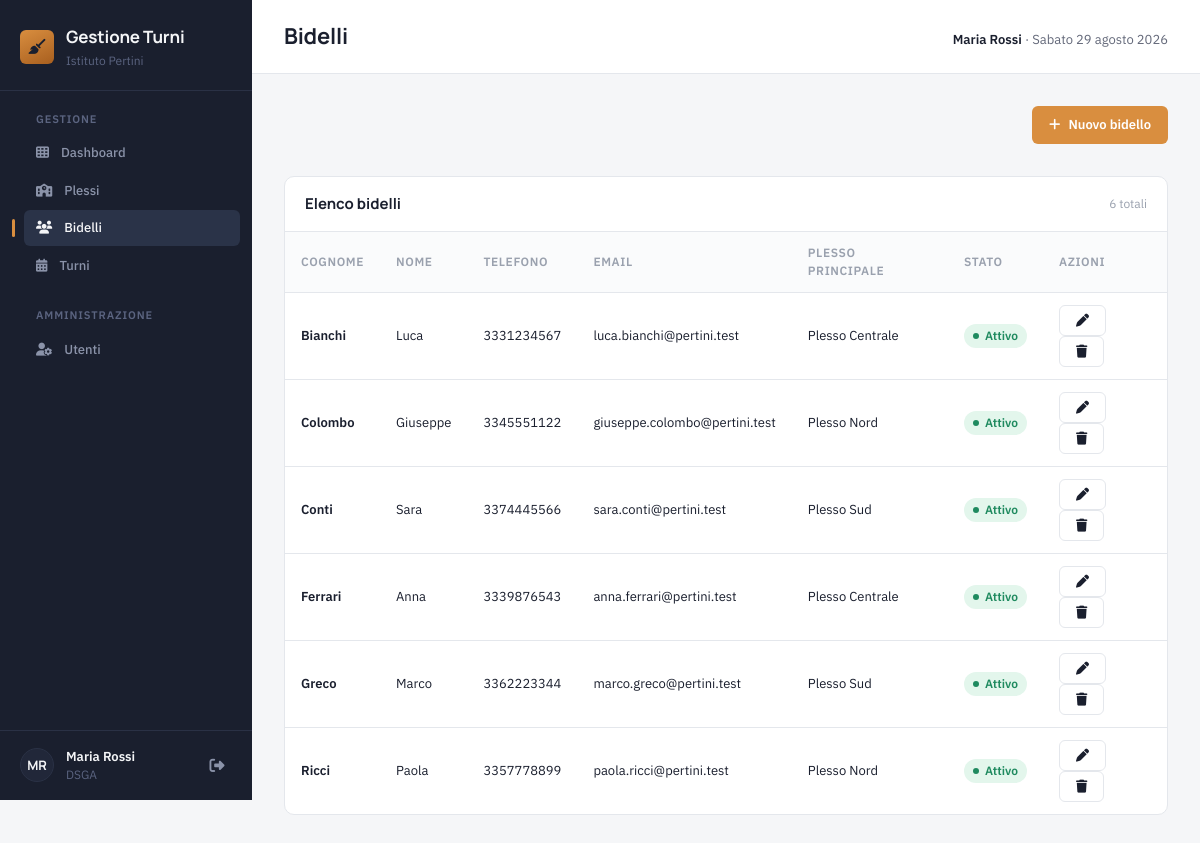
The app's page /bidelli.php (signed in) with its own data.
### tables this page shows
CREATE TABLE bidelli (
    id INT AUTO_INCREMENT PRIMARY KEY,
    nome VARCHAR(100) NOT NULL,
    cognome VARCHAR(100) NOT NULL,
    telefono VARCHAR(30),
    email VARCHAR(150),
    plesso_principale_id INT NULL,
    ore_settimanali INT NOT NULL DEFAULT 36,
    ore_straordinario_max INT NOT NULL DEFAULT 0,
    note TEXT,
    attivo TINYINT(1) NOT NULL DEFAULT 1,
    FOREIGN KEY (plesso_principale_id) REFERENCES plessi(id) ON DELETE SET NULL
);

CREATE TABLE plessi (
    id INT AUTO_INCREMENT PRIMARY KEY,
    nome VARCHAR(150) NOT NULL,
    indirizzo VARCHAR(255),
    note TEXT,
    min_bidelli_mattina INT NOT NULL DEFAULT 1,
    min_bidelli_pomeriggio INT NOT NULL DEFAULT 1,
    orario_mattina_inizio TIME,
    orario_mattina_fine TIME,
    orario_pomeriggio_inizio TIME,
    orario_pomeriggio_fine TIME,
    attivo TINYINT(1) NOT NULL DEFAULT 1
);

### includes/auth.php (called while the page is built, shortened)
<?php
function isLoggato(): bool
{
    return isset($_SESSION['utente_id']);
}
function isDsga(): bool
{
    return isLoggato() && $_SESSION['ruolo'] === 'dsga';
}

### public/bidelli.php (the view, shortened to what this page needs)
<?php
require_once __DIR__ . '/../includes/auth.php';
$pdo = getConnessione();
$bidelli = $pdo->query(
    'SELECT b.id, b.nome, b.cognome, b.telefono, b.email, b.attivo, p.nome AS plesso_nome
     FROM bidelli b
     LEFT JOIN plessi p ON p.id = b.plesso_principale_id
     ORDER BY b.cognome, b.nome'
)->fetchAll();
$paginaTitolo = 'Bidelli';
$paginaAttiva = 'bidelli';
require __DIR__ . '/../includes/header.php';
?>
<?php if (isDsga()): ?>
    <div class="page-actions">
        <a class="btn btn--primary" href="bidello-form.php">
            <i class="fa-solid fa-plus"></i> Nuovo bidello
        </a>
    </div>
<?php endif; ?>
<div class="panel">
    <div class="panel__header">
        <div class="panel__title">Elenco bidelli</div>
        <div class="panel__sub"><?= count($bidelli) ?> totali</div>
    </div>
    <div style="overflow-x:auto;">
        <table class="table">
            <thead>
                <tr>
                    <th>Cognome</th>
                    <th>Nome</th>
                    <th>Telefono</th>
                    <th>Email</th>
                    <th>Plesso principale</th>
                    <th>Stato</th>
                    <?php if (isDsga()): ?><th>Azioni</th><?php endif; ?>
                </tr>
            </thead>
            <tbody>
                <?php foreach ($bidelli as $bidello): ?>
                    <tr>
                        <td><?= htmlspecialchars($bidello['cognome']) ?></td>
                        <td><?= htmlspecialchars($bidello['nome']) ?></td>
                        <td><?= htmlspecialchars($bidello['telefono'] ?? '—') ?></td>
                        <td><?= htmlspecialchars($bidello['email'] ?? '—') ?></td>
                        <td><?= htmlspecialchars($bidello['plesso_nome'] ?? '—') ?></td>
                        <td>
                            <?php if ((int) $bidello['attivo'] === 1): ?>
                                <span class="badge badge--ok">Attivo</span>
                            <?php else: ?>
                                <span class="badge badge--neutral">Non attivo</span>
                            <?php endif; ?>
                        </td>
                        <?php if (isDsga()): ?>
                            <td>
                                <a class="btn btn--secondary" href="bidello-form.php?id=<?= (int) $bidello['id'] ?>">
                                    <i class="fa-solid fa-pen"></i>
                                </a>
                                <form class="inline-form" method="post" action="bidelli.php" onsubmit="return confirm('Eliminare ' + <?= htmlspecialchars(json_encode($bidello['nome'] . ' ' . $bidello['cognome']), ENT_QUOTES) ?> + '? Operazione non reversibile.');">
                                    <button type="submit" class="btn btn--secondary" title="Elimina">
                                        <i class="fa-solid fa-trash"></i>
                                    </button>
                                </form>
                            </td>
                        <?php endif; ?>
                    </tr>
                <?php endforeach; ?>
            </tbody>
        </table>
    </div>
</div>
<?php require __DIR__ . '/../includes/footer.php'; ?>

### includes/header.php (shortened to what this page needs)
<?php
$paginaTitolo = $paginaTitolo ?? 'Gestione Turni';
$paginaAttiva = $paginaAttiva ?? '';
$giorniItaliani = ['Domenica', 'Lunedì', 'Martedì', 'Mercoledì', 'Giovedì', 'Venerdì', 'Sabato'];
$mesiItaliani = ['', 'gennaio', 'febbraio', 'marzo', 'aprile', 'maggio', 'giugno', 'luglio', 'agosto', 'settembre', 'ottobre', 'novembre', 'dicembre'];
$oggi = new DateTime();
$dataOggiFormattata = $giorniItaliani[(int) $oggi->format('w')] . ' ' . $oggi->format('j') . ' ' . $mesiItaliani[(int) $oggi->format('n')] . ' ' . $oggi->format('Y');
$iniziali = strtoupper(mb_substr($_SESSION['nome'] ?? '?', 0, 1) . mb_substr($_SESSION['cognome'] ?? '', 0, 1));
?>
<!DOCTYPE html>
<html lang="it">
<head>
    <link rel="stylesheet" href="https://cdnjs.cloudflare.com/ajax/libs/font-awesome/6.5.2/css/all.min.css">
    <link rel="stylesheet" href="assets/css/variables.css">
    <link rel="stylesheet" href="assets/css/style.css">
    <link rel="stylesheet" href="assets/css/layout.css">
    <link rel="stylesheet" href="assets/css/components.css">
</head>
<body>
<div class="app">
    <aside class="sidebar">
        <div class="sidebar__brand">
            <div class="sidebar__brand-mark">
                <i class="fa-solid fa-broom" style="color:#1a1f2e;"></i>
            </div>
            <div class="sidebar__brand-text">
                <div class="sidebar__brand-title">Gestione Turni</div>
                <div class="sidebar__brand-sub">Istituto Pertini</div>
            </div>
        </div>
        <nav class="sidebar__nav">
            <div class="nav-section">
                <div class="nav-section__label">Gestione</div>
                <a class="nav-item <?= $paginaAttiva === 'dashboard' ? 'is-active' : '' ?>" href="index.php">
                    <i class="fa-solid fa-table-cells"></i> Dashboard
                </a>
                <a class="nav-item <?= $paginaAttiva === 'plessi' ? 'is-active' : '' ?>" href="plessi.php">
                    <i class="fa-solid fa-school"></i> Plessi
                </a>
                <a class="nav-item <?= $paginaAttiva === 'bidelli' ? 'is-active' : '' ?>" href="bidelli.php">
                    <i class="fa-solid fa-users"></i> Bidelli
                </a>
                <a class="nav-item <?= $paginaAttiva === 'turni' ? 'is-active' : '' ?>" href="turni.php">
                    <i class="fa-solid fa-calendar-days"></i> Turni
                </a>
            </div>
            <?php if (isDsga()): ?>
            <div class="nav-section">
                <div class="nav-section__label">Amministrazione</div>
                <a class="nav-item <?= $paginaAttiva === 'utenti' ? 'is-active' : '' ?>" href="utenti.php">
                    <i class="fa-solid fa-user-gear"></i> Utenti
                </a>
            </div>
            <?php endif; ?>
        </nav>
        <div class="sidebar__user">
            <div class="sidebar__avatar"><?= htmlspecialchars($iniziali) ?></div>
            <div class="sidebar__user-meta">
                <div class="sidebar__user-name"><?= htmlspecialchars(($_SESSION['nome'] ?? '') . ' ' . ($_SESSION['cognome'] ?? '')) ?></div>
                <div class="sidebar__user-role"><?= htmlspecialchars(strtoupper($_SESSION['ruolo'] ?? '')) ?></div>
            </div>
            <a class="sidebar__logout" href="logout.php" title="Esci">
                <i class="fa-solid fa-right-from-bracket"></i>
            </a>
        </div>
    </aside>
    <div class="main">
        <header class="topbar">
            <div class="topbar__title"><?= htmlspecialchars($paginaTitolo) ?></div>
            <div class="topbar__meta">
                <strong><?= htmlspecialchars(($_SESSION['nome'] ?? '') . ' ' . ($_SESSION['cognome'] ?? '')) ?></strong>
                · <?= htmlspecialchars($dataOggiFormattata) ?>
            </div>
        </header>
        <div class="content">

### includes/footer.php
        </div>
    </div>
</div>
</body>
</html>

### public/assets/css/variables.css (style rules this page uses)
:root { --sidebar-bg: #1a1f2e; --sidebar-bg-elevated: #212739; --sidebar-active-bg: #2a3348; --sidebar-border: #2a3145; --sidebar-text: #8b93a9; --sidebar-text-active: #f4f5f7; --sidebar-label: #5b6480; --sidebar-w: 252px; --accent: #d98e3f; --accent-soft: #f4d9b4; --bg-main: #f5f6f8; --surface: #ffffff; --border: #e4e7ec; --text-primary: #1a1f2e; --text-secondary: #64697a; --text-muted: #9aa1ae; --status-ok: #1f8a5f; --status-ok-bg: #e3f6ec; --status-danger: #c4432b; --status-danger-bg: #fbe6e1; --status-warn: #b8790c; --status-warn-bg: #fbeed7; --font-heading: 'Manrope', sans-serif; --font-body: 'IBM Plex Sans', sans-serif; --font-mono: 'IBM Plex Mono', monospace; --text-xs: 0.75rem; --text-sm: 0.8125rem; --text-base: 0.9375rem; --text-lg: 1.0625rem; --text-xl: 1.375rem; --text-2xl: 1.875rem; --space-1: 4px; --space-2: 8px; --space-3: 12px; --space-4: 16px; --space-5: 20px; --space-6: 24px; --space-8: 32px; --radius-sm: 6px; --radius-md: 10px; }

### public/assets/css/style.css (style rules this page uses)
*, *::before, *::after { box-sizing: border-box; }
html, body { margin: 0; padding: 0; }
body { background: var(--bg-main); color: var(--text-primary); font-family: var(--font-body); font-size: var(--text-base); line-height: 1.5; -webkit-font-smoothing: antialiased; }
a { color: inherit; text-decoration: none; }
button, input, select, textarea { font: inherit; color: inherit; }

### public/assets/css/components.css (style rules this page uses)
.panel { background: var(--surface); border: 1px solid var(--border); border-radius: var(--radius-md); overflow: hidden; }
.panel__header { padding: var(--space-4) var(--space-5); border-bottom: 1px solid var(--border); display: flex; align-items: center; justify-content: space-between; }
.panel__title { font-family: var(--font-heading); font-weight: 700; font-size: var(--text-base); }
.panel__sub { font-size: var(--text-xs); color: var(--text-muted); }
.table { width: 100%; border-collapse: collapse; font-size: var(--text-sm); }
.table th, .table td { padding: var(--space-3) var(--space-4); text-align: left; border-bottom: 1px solid var(--border); }
.table th { font-size: var(--text-xs); text-transform: uppercase; letter-spacing: 0.05em; color: var(--text-muted); font-weight: 600; background: #fafbfc; }
.table tr:last-child td { border-bottom: none; }
.table td:first-child { font-weight: 600; }
.badge { display: inline-flex; align-items: center; gap: 6px; padding: 3px 9px; border-radius: 999px; font-size: var(--text-xs); font-weight: 600; }
.badge::before { content: ""; width: 6px; height: 6px; border-radius: 50%; }
.badge--ok { background: var(--status-ok-bg); color: var(--status-ok); }
.badge--ok::before { background: var(--status-ok); }
.page-actions { display: flex; justify-content: flex-end; }
.inline-form { display: inline; }
.btn { display: inline-flex; align-items: center; justify-content: center; gap: var(--space-2); padding: var(--space-2) var(--space-4); border-radius: var(--radius-sm); border: 1px solid transparent; font-size: var(--text-sm); font-weight: 600; cursor: pointer; transition: background 0.12s ease, border-color 0.12s ease, color 0.12s ease; }
.btn--primary { background: var(--accent); color: #ffffff; }
.btn--secondary { background: var(--surface); border-color: var(--border); color: var(--text-primary); }

### records on screen
bidelli: cognome "Bianchi", nome "Luca", telefono "3331234567", email "luca.bianchi@pertini.test", plesso_principale.nome "Plesso Centrale", attivo "Attivo"
bidelli: cognome "Colombo", nome "Giuseppe", telefono "3345551122", email "giuseppe.colombo@pertini.test", plesso_principale.nome "Plesso Nord", attivo "Attivo"
bidelli: cognome "Conti", nome "Sara", telefono "3374445566", email "sara.conti@pertini.test", plesso_principale.nome "Plesso Sud", attivo "Attivo"
bidelli: cognome "Ferrari", nome "Anna", telefono "3339876543", email "anna.ferrari@pertini.test", plesso_principale.nome "Plesso Centrale", attivo "Attivo"
bidelli: cognome "Greco", nome "Marco", telefono "3362223344", email "marco.greco@pertini.test", plesso_principale.nome "Plesso Sud", attivo "Attivo"
bidelli: cognome "Ricci", nome "Paola", telefono "3357778899", email "paola.ricci@pertini.test", plesso_principale.nome "Plesso Nord", attivo "Attivo"

### other values on screen
$iniziali "MR"
$_SESSION['ruolo'] "DSGA"
$paginaTitolo "Bidelli"
count($bidelli) "6"
